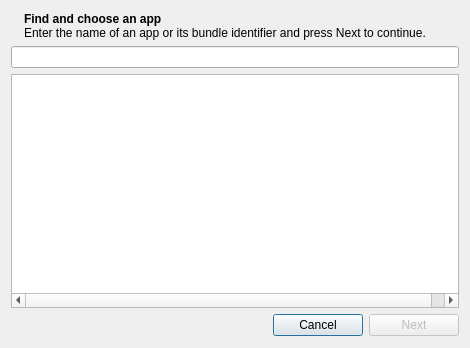
<?xml version="1.0" encoding="UTF-8"?>
<ui version="4.0">
 <class>FindAppForm</class>
 <widget class="QDialog" name="FindAppForm">
  <property name="geometry">
   <rect>
    <x>0</x>
    <y>0</y>
    <width>470</width>
    <height>348</height>
   </rect>
  </property>
  <property name="sizePolicy">
   <sizepolicy hsizetype="Fixed" vsizetype="Preferred">
    <horstretch>0</horstretch>
    <verstretch>0</verstretch>
   </sizepolicy>
  </property>
  <property name="minimumSize">
   <size>
    <width>470</width>
    <height>0</height>
   </size>
  </property>
  <property name="maximumSize">
   <size>
    <width>470</width>
    <height>16777215</height>
   </size>
  </property>
  <property name="windowTitle">
   <string>Dashboard Widgets</string>
  </property>
  <layout class="QVBoxLayout" name="verticalLayout" stretch="0">
   <property name="topMargin">
    <number>12</number>
   </property>
   <property name="bottomMargin">
    <number>12</number>
   </property>
   <item>
    <widget class="QStackedWidget" name="stackedWidget">
     <property name="currentIndex">
      <number>0</number>
     </property>
     <widget class="QWidget" name="page1">
      <layout class="QVBoxLayout" name="verticalLayout_3">
       <property name="leftMargin">
        <number>0</number>
       </property>
       <property name="topMargin">
        <number>0</number>
       </property>
       <property name="rightMargin">
        <number>0</number>
       </property>
       <property name="bottomMargin">
        <number>0</number>
       </property>
       <item>
        <layout class="QHBoxLayout" name="horizontalLayout_2" stretch="0,1">
         <item>
          <widget class="QLabel" name="labelIconPage1">
           <property name="font">
            <font>
             <weight>50</weight>
             <bold>false</bold>
            </font>
           </property>
           <property name="text">
            <string/>
           </property>
           <property name="pixmap">
            <pixmap resource="Configurator.qrc">:/assets/notifications.png</pixmap>
           </property>
          </widget>
         </item>
         <item>
          <layout class="QVBoxLayout" name="verticalLayout_2">
           <property name="spacing">
            <number>0</number>
           </property>
           <item>
            <widget class="QLabel" name="label">
             <property name="font">
              <font>
               <weight>75</weight>
               <bold>true</bold>
              </font>
             </property>
             <property name="text">
              <string>Find and choose an app</string>
             </property>
            </widget>
           </item>
           <item>
            <widget class="QLabel" name="label_2">
             <property name="text">
              <string>Enter the name of an app or its bundle identifier and press Next to continue.</string>
             </property>
             <property name="wordWrap">
              <bool>true</bool>
             </property>
            </widget>
           </item>
          </layout>
         </item>
        </layout>
       </item>
       <item>
        <widget class="SearchLineEdit" name="lineEditSearch">
         <property name="minimumSize">
          <size>
           <width>170</width>
           <height>0</height>
          </size>
         </property>
         <property name="maximumSize">
          <size>
           <width>16777215</width>
           <height>16777215</height>
          </size>
         </property>
        </widget>
       </item>
       <item>
        <widget class="StyledTreeWidget" name="listApps">
         <property name="rootIsDecorated">
          <bool>false</bool>
         </property>
         <property name="columnCount">
          <number>3</number>
         </property>
         <attribute name="headerVisible">
          <bool>false</bool>
         </attribute>
         <attribute name="headerDefaultSectionSize">
          <number>180</number>
         </attribute>
         <attribute name="headerMinimumSectionSize">
          <number>100</number>
         </attribute>
         <column>
          <property name="text">
           <string notr="true">1</string>
          </property>
         </column>
         <column>
          <property name="text">
           <string notr="true">2</string>
          </property>
         </column>
         <column>
          <property name="text">
           <string notr="true">3</string>
          </property>
         </column>
        </widget>
       </item>
       <item>
        <layout class="QHBoxLayout" name="horizontalLayout">
         <item>
          <widget class="CircularProgressIndicator" name="widgetProgress" native="true"/>
         </item>
         <item>
          <spacer name="horizontalSpacer">
           <property name="orientation">
            <enum>Qt::Horizontal</enum>
           </property>
           <property name="sizeHint" stdset="0">
            <size>
             <width>40</width>
             <height>20</height>
            </size>
           </property>
          </spacer>
         </item>
         <item>
          <widget class="QPushButton" name="pushButtonCancelPage1">
           <property name="sizePolicy">
            <sizepolicy hsizetype="Fixed" vsizetype="Fixed">
             <horstretch>0</horstretch>
             <verstretch>0</verstretch>
            </sizepolicy>
           </property>
           <property name="minimumSize">
            <size>
             <width>90</width>
             <height>0</height>
            </size>
           </property>
           <property name="text">
            <string>Cancel</string>
           </property>
          </widget>
         </item>
         <item>
          <widget class="QPushButton" name="pushButtonNext">
           <property name="enabled">
            <bool>false</bool>
           </property>
           <property name="sizePolicy">
            <sizepolicy hsizetype="Fixed" vsizetype="Fixed">
             <horstretch>0</horstretch>
             <verstretch>0</verstretch>
            </sizepolicy>
           </property>
           <property name="minimumSize">
            <size>
             <width>90</width>
             <height>0</height>
            </size>
           </property>
           <property name="text">
            <string>Next</string>
           </property>
          </widget>
         </item>
        </layout>
       </item>
      </layout>
     </widget>
     <widget class="QWidget" name="page2">
      <layout class="QGridLayout" name="gridLayout">
       <property name="leftMargin">
        <number>0</number>
       </property>
       <property name="topMargin">
        <number>0</number>
       </property>
       <property name="rightMargin">
        <number>0</number>
       </property>
       <property name="bottomMargin">
        <number>0</number>
       </property>
       <item row="10" column="0" colspan="4">
        <layout class="QHBoxLayout" name="horizontalLayout_5">
         <item>
          <spacer name="horizontalSpacer_3">
           <property name="orientation">
            <enum>Qt::Horizontal</enum>
           </property>
           <property name="sizeHint" stdset="0">
            <size>
             <width>40</width>
             <height>20</height>
            </size>
           </property>
          </spacer>
         </item>
         <item>
          <widget class="QPushButton" name="pushButtonCancelPage2">
           <property name="sizePolicy">
            <sizepolicy hsizetype="Fixed" vsizetype="Fixed">
             <horstretch>0</horstretch>
             <verstretch>0</verstretch>
            </sizepolicy>
           </property>
           <property name="minimumSize">
            <size>
             <width>90</width>
             <height>0</height>
            </size>
           </property>
           <property name="text">
            <string>Cancel</string>
           </property>
           <property name="autoDefault">
            <bool>false</bool>
           </property>
          </widget>
         </item>
         <item>
          <widget class="QPushButton" name="pushButtonSave">
           <property name="sizePolicy">
            <sizepolicy hsizetype="Fixed" vsizetype="Fixed">
             <horstretch>0</horstretch>
             <verstretch>0</verstretch>
            </sizepolicy>
           </property>
           <property name="minimumSize">
            <size>
             <width>90</width>
             <height>0</height>
            </size>
           </property>
           <property name="text">
            <string>Save</string>
           </property>
          </widget>
         </item>
        </layout>
       </item>
       <item row="0" column="0" colspan="4">
        <layout class="QHBoxLayout" name="horizontalLayout_3" stretch="0,1">
         <item>
          <widget class="QLabel" name="labelIconPage2">
           <property name="font">
            <font>
             <weight>50</weight>
             <bold>false</bold>
            </font>
           </property>
           <property name="text">
            <string/>
           </property>
           <property name="pixmap">
            <pixmap resource="Configurator.qrc">:/assets/notifications.png</pixmap>
           </property>
          </widget>
         </item>
         <item>
          <layout class="QVBoxLayout" name="verticalLayout_4">
           <property name="spacing">
            <number>0</number>
           </property>
           <item>
            <widget class="QLabel" name="labelNotificationSettingsFor">
             <property name="font">
              <font>
               <weight>75</weight>
               <bold>true</bold>
              </font>
             </property>
             <property name="text">
              <string>Notification Settings for &quot;&quot;</string>
             </property>
            </widget>
           </item>
           <item>
            <widget class="QLabel" name="label_4">
             <property name="text">
              <string>Choose how users will receive notifications from the selected app.</string>
             </property>
             <property name="wordWrap">
              <bool>true</bool>
             </property>
            </widget>
           </item>
          </layout>
         </item>
        </layout>
       </item>
       <item row="3" column="0">
        <widget class="QLabel" name="labelSettings">
         <property name="text">
          <string>Settings:</string>
         </property>
         <property name="alignment">
          <set>Qt::AlignRight|Qt::AlignTrailing|Qt::AlignVCenter</set>
         </property>
        </widget>
       </item>
       <item row="9" column="0">
        <spacer name="verticalSpacer_2">
         <property name="orientation">
          <enum>Qt::Vertical</enum>
         </property>
         <property name="sizeHint" stdset="0">
          <size>
           <width>20</width>
           <height>40</height>
          </size>
         </property>
        </spacer>
       </item>
       <item row="2" column="1">
        <widget class="QLabel" name="labelAppIcon">
         <property name="minimumSize">
          <size>
           <width>20</width>
           <height>20</height>
          </size>
         </property>
         <property name="maximumSize">
          <size>
           <width>20</width>
           <height>20</height>
          </size>
         </property>
         <property name="text">
          <string/>
         </property>
         <property name="scaledContents">
          <bool>true</bool>
         </property>
        </widget>
       </item>
       <item row="3" column="1" colspan="2">
        <widget class="QCheckBox" name="checkBoxAllowNotifications">
         <property name="text">
          <string>Allow Notifications</string>
         </property>
         <property name="checked">
          <bool>true</bool>
         </property>
        </widget>
       </item>
       <item row="8" column="1" colspan="2">
        <widget class="QComboBox" name="comboAlertStyle">
         <property name="sizePolicy">
          <sizepolicy hsizetype="Fixed" vsizetype="Fixed">
           <horstretch>0</horstretch>
           <verstretch>0</verstretch>
          </sizepolicy>
         </property>
         <property name="minimumSize">
          <size>
           <width>160</width>
           <height>0</height>
          </size>
         </property>
         <property name="currentIndex">
          <number>1</number>
         </property>
         <property name="maxVisibleItems">
          <number>10</number>
         </property>
         <property name="sizeAdjustPolicy">
          <enum>QComboBox::AdjustToContents</enum>
         </property>
         <item>
          <property name="text">
           <string>None</string>
          </property>
         </item>
         <item>
          <property name="text">
           <string>Banners</string>
          </property>
         </item>
         <item>
          <property name="text">
           <string>Alerts</string>
          </property>
         </item>
        </widget>
       </item>
       <item row="2" column="0">
        <widget class="QLabel" name="labelAppName">
         <property name="text">
          <string>App Name:</string>
         </property>
         <property name="alignment">
          <set>Qt::AlignRight|Qt::AlignTrailing|Qt::AlignVCenter</set>
         </property>
        </widget>
       </item>
       <item row="8" column="0">
        <widget class="QLabel" name="labelUnlockedAlertStyle">
         <property name="sizePolicy">
          <sizepolicy hsizetype="Preferred" vsizetype="Preferred">
           <horstretch>0</horstretch>
           <verstretch>0</verstretch>
          </sizepolicy>
         </property>
         <property name="text">
          <string>Unlocked Alert Style:</string>
         </property>
         <property name="alignment">
          <set>Qt::AlignRight|Qt::AlignTrailing|Qt::AlignVCenter</set>
         </property>
        </widget>
       </item>
       <item row="1" column="0">
        <spacer name="verticalSpacer">
         <property name="orientation">
          <enum>Qt::Vertical</enum>
         </property>
         <property name="sizeHint" stdset="0">
          <size>
           <width>20</width>
           <height>40</height>
          </size>
         </property>
        </spacer>
       </item>
       <item row="4" column="2" colspan="2">
        <widget class="QWidget" name="widgetAllowNotifications" native="true">
         <layout class="QVBoxLayout" name="verticalLayout_5">
          <property name="leftMargin">
           <number>0</number>
          </property>
          <property name="topMargin">
           <number>0</number>
          </property>
          <property name="rightMargin">
           <number>0</number>
          </property>
          <property name="bottomMargin">
           <number>0</number>
          </property>
          <item>
           <widget class="QCheckBox" name="checkBoxShowInNotificationCenter">
            <property name="text">
             <string>Show in Notification Center</string>
            </property>
            <property name="checked">
             <bool>true</bool>
            </property>
           </widget>
          </item>
          <item>
           <widget class="QCheckBox" name="checkBoxSounds">
            <property name="text">
             <string>Sounds</string>
            </property>
            <property name="checked">
             <bool>true</bool>
            </property>
           </widget>
          </item>
          <item>
           <widget class="QCheckBox" name="checkBoxBadgeAppIcon">
            <property name="text">
             <string>Badge App Icon</string>
            </property>
            <property name="checked">
             <bool>true</bool>
            </property>
           </widget>
          </item>
          <item>
           <widget class="QCheckBox" name="checkBoxShowOnLockScreen">
            <property name="text">
             <string>Show on Lock Screen</string>
            </property>
            <property name="checked">
             <bool>true</bool>
            </property>
           </widget>
          </item>
         </layout>
        </widget>
       </item>
       <item row="2" column="2" colspan="2">
        <widget class="QLabel" name="labelAppNamePlaceholder">
         <property name="text">
          <string>App Name Placeholder</string>
         </property>
        </widget>
       </item>
      </layout>
     </widget>
    </widget>
   </item>
  </layout>
 </widget>
 <customwidgets>
  <customwidget>
   <class>CircularProgressIndicator</class>
   <extends>QWidget</extends>
   <header>FileWaveGuiLib/circularprogressindicator.h</header>
   <container>1</container>
  </customwidget>
  <customwidget>
   <class>SearchLineEdit</class>
   <extends>QLineEdit</extends>
   <header>FileWaveGuiLib/searchlineedit/searchlineedit.h</header>
  </customwidget>
  <customwidget>
   <class>StyledTreeWidget</class>
   <extends>QTreeWidget</extends>
   <header>FileWaveGuiLib/styledviews/styledtreeview.h</header>
  </customwidget>
 </customwidgets>
 <tabstops>
  <tabstop>lineEditSearch</tabstop>
  <tabstop>listApps</tabstop>
  <tabstop>pushButtonCancelPage1</tabstop>
  <tabstop>pushButtonNext</tabstop>
  <tabstop>pushButtonSave</tabstop>
  <tabstop>pushButtonCancelPage2</tabstop>
  <tabstop>checkBoxAllowNotifications</tabstop>
  <tabstop>comboAlertStyle</tabstop>
  <tabstop>checkBoxShowInNotificationCenter</tabstop>
  <tabstop>checkBoxSounds</tabstop>
  <tabstop>checkBoxBadgeAppIcon</tabstop>
  <tabstop>checkBoxShowOnLockScreen</tabstop>
 </tabstops>
 <resources>
  <include location="Configurator.qrc"/>
 </resources>
 <connections/>
</ui>
